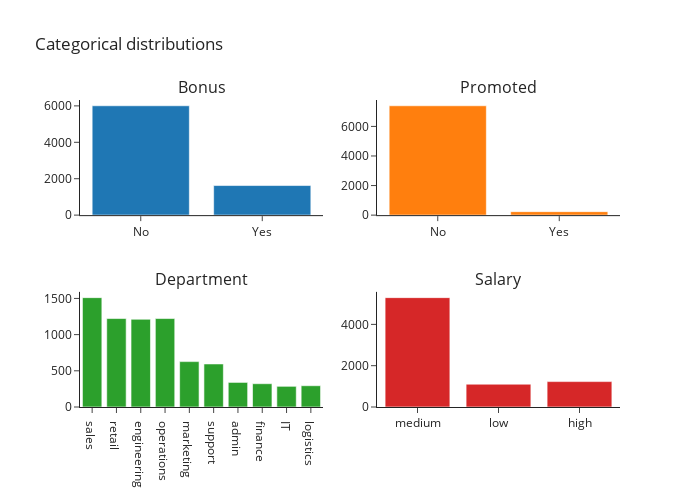

Write notebook code for a chart like this one.
### Markdown cell above
### Categorical distributions

### Code cell
from plotly.subplots import make_subplots
import plotly.graph_objects as go


fig = make_subplots(
    rows=2, cols=2,
    subplot_titles=("Bonus", "Promoted", "Department", "Salary"))

fig.add_trace(go.Histogram(x=df["bonus"]),
              row=1, col=1)

fig.add_trace(go.Histogram(x=df["promoted"]),
              row=1, col=2)

fig.add_trace(go.Histogram(x=df["department"]),
              row=2, col=1)

fig.add_trace(go.Histogram(x=df["salary"]),
              row=2, col=2)

fig.update_layout(height=500, width=700,
                  title_text="Categorical distributions", showlegend=False)

fig.show()

### Figure 1 — Plotly figure (JSON) as saved in the notebook; plotly's stock layout.template omitted (floating-point values rounded to 4 significant figures; data arrays with more than 128 entries replaced by an {"elided": "..."} marker saying what was removed)
{"data": [{"type": "histogram", "x": {"elided": "7632 str values"}, "xaxis": "x", "yaxis": "y"}, {"type": "histogram", "x": {"elided": "7632 str values"}, "xaxis": "x2", "yaxis": "y2"}, {"type": "histogram", "x": {"elided": "7632 str values"}, "xaxis": "x3", "yaxis": "y3"}, {"type": "histogram", "x": {"elided": "7632 str values"}, "xaxis": "x4", "yaxis": "y4"}], "layout": {"annotations": [{"font": {"size": 16}, "showarrow": false, "text": "Bonus", "x": 0.225, "xanchor": "center", "xref": "paper", "y": 1, "yanchor": "bottom", "yref": "paper"}, {"font": {"size": 16}, "showarrow": false, "text": "Promoted", "x": 0.775, "xanchor": "center", "xref": "paper", "y": 1, "yanchor": "bottom", "yref": "paper"}, {"font": {"size": 16}, "showarrow": false, "text": "Department", "x": 0.225, "xanchor": "center", "xref": "paper", "y": 0.375, "yanchor": "bottom", "yref": "paper"}, {"font": {"size": 16}, "showarrow": false, "text": "Salary", "x": 0.775, "xanchor": "center", "xref": "paper", "y": 0.375, "yanchor": "bottom", "yref": "paper"}], "height": 500, "showlegend": false, "title": {"text": "Categorical distributions"}, "width": 700, "xaxis": {"anchor": "y", "domain": [0, 0.45]}, "xaxis2": {"anchor": "y2", "domain": [0.55, 1]}, "xaxis3": {"anchor": "y3", "domain": [0, 0.45]}, "xaxis4": {"anchor": "y4", "domain": [0.55, 1]}, "yaxis": {"anchor": "x", "domain": [0.625, 1]}, "yaxis2": {"anchor": "x2", "domain": [0.625, 1]}, "yaxis3": {"anchor": "x3", "domain": [0, 0.375]}, "yaxis4": {"anchor": "x4", "domain": [0, 0.375]}}}
